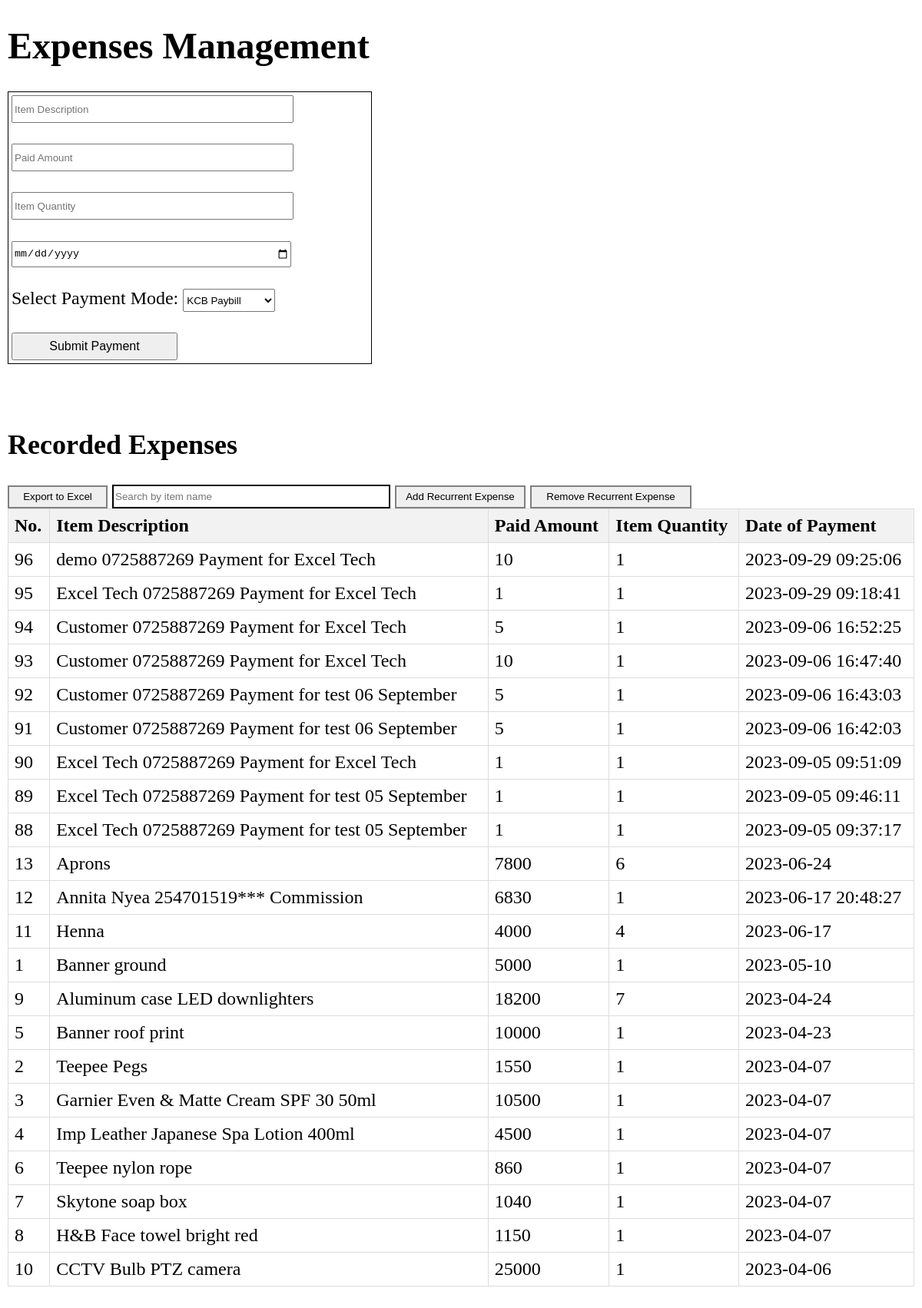
The page /expenses1.php (signed in) on the database its author committed.
### tables this page shows
CREATE TABLE `expenses` (
  `id` int(11) NOT NULL AUTO_INCREMENT,
  `name` text NOT NULL,
  `price` decimal(11,0) NOT NULL,
  `quantity` text NOT NULL,
  `date` text NOT NULL,
  `paidFrom` text NOT NULL,
  PRIMARY KEY (`id`)
);

### expenses1.php (the view, shortened to what this page needs)
<?php
    $db_servername = $_ENV['DB_HOST'];
    $db_username = $_ENV['DB_USERNAME'];
    $db_password = $_ENV['DB_PASSWORD'];
    $dbname = $_ENV['DB_NAME'];
    $conn = new mysqli($db_servername, $db_username, $db_password, $dbname);
?>
<!DOCTYPE html>
<html en-US>
    <head>
        <link rel="stylesheet" type="text/css" href="style.css"/>
    </head>
    <body class="body">
        <div class="body-content">
            <h1>Expenses Management</h1>
                <div class="formExpenses">
                    <form id="submitExpenses" style="width: 80%; padding: 4px;" method="POST" action="">
                        <input placeholder="Item Description" type="text" name="item-name" style="width: 95%; height: 30px;" required>
                        <br>
                        <br>
                        <input placeholder="Paid Amount" type="number" name="item-price" style="width: 95%; height: 30px;" required>
                        <br>
                        <br>
                        <input placeholder="Item Quantity" type="number" name="item-quantity" style="width: 95%; height: 30px;" required>
                        <br>
                        <br>
                        <input placeholder="Date of Payment" type="date" name="date" style="width: 95%; height: 30px;" required>
                        <br>
                        <br>
                        Select Payment Mode:
                        <select name="payment-mode" style="width: 120px; height: 30px;" required>
                            <option name="kcb" >KCB Paybill</option>
                        </select>
                        <br>
                        <br>
                        <input type="submit" value="Submit Payment" name="submitExpenses" style="width: 180px; height: 30px;align-items: center;justify-content: center;zoom:120%;" />
                    </form>
                </div>
                <br><br>
            <h2> Recorded Expenses</h2>
            <?php
                $export_allowed = false;
                if (isset($_SESSION['username']) && ($_SESSION['username'] == $_ENV['ADMIN1'] || $_SESSION['username'] == $_ENV['ADMIN2'])) {
                    $export_allowed = true;
                }
            ?>
            <button <?php if (!$export_allowed) { echo 'disabled'; } ?> onclick="exportTableToExcel('expenses-table', 'expenses')" style="border:2px solid grey; width:130px; height:30px;">Export to Excel</button>
            <input type="text" id="expenses-search" placeholder="Search by item name" style="width:30%; height:25px; border: 2px solid #000;" >
            <button <?php if (!$export_allowed) { echo 'disabled'; } ?>name="addRecurrentExp" onclick=openRecurrentExp() style="border:2px solid grey; width:170px; height:30px;" > Add Recurrent Expense</button>
            <button <?php if (!$export_allowed) { echo 'disabled'; } ?>name="removeRecurrentExp" onclick=openRecurrentExpRemove() style="border:2px solid grey; width:210px; height:30px;" > Remove Recurrent Expense</button>
            <table id="expenses-table">
                <thead>
                    <tr>
                        <th>No.</th>
                        <th>Item Description</th>
                        <th>Paid Amount</th>
                        <th>Item Quantity</th>
                        <th>Date of Payment</th>
                    </tr>
                </thead>
                <tbody>
                    <?php
                        $sqlExpenses = "SELECT id, name, price, quantity, date FROM expenses ORDER BY date DESC";
                        $result = $conn->query($sqlExpenses);
                        if ($result->num_rows > 0) {
                            while($row = $result->fetch_assoc()) {
                                echo "<tr><td>" . $row["id"] . "</td><td>" . $row["name"] . "</td><td>" . $row["price"] . "</td><td>" . $row["quantity"] . "</td><td>" . $row["date"] . "</td></tr>";
                            }
                        } else {
                            echo "<tr><td colspan='3'>No results found.</td></tr>";
                        }
                    ?>
                </tbody>
            </table>
            <br>
            <br>
        </div>
    </body>
</html>

### style.css (style rules this page uses)
.body { font-size: 24px; margin: 10px; font-family: Garamond; margin-top: 0; top: 101px; left: 221px; }
.body-content { transition: transform 0.3s ease; transform: translateX(0); }
table, th, td { border: 1px solid #ddd; text-align: center; }

### expenses1.php (style rules this page uses)
table { border-collapse: collapse; width: 100%; }
th, td { text-align: left; padding: 8px; border: 1px solid #ddd; }
th { background-color: #f2f2f2; }
.formExpenses { border:1px solid black; display:flex; width: 40%; }

### rows shown on the page
expenses: id "96", name "demo 0725887269 Payment for Excel Tech", price "10", quantity "1", date "2023-09-29 09:25:06"
expenses: id "95", name "Excel Tech 0725887269 Payment for Excel Tech", price "1", quantity "1", date "2023-09-29 09:18:41"
expenses: id "94", name "Customer 0725887269 Payment for Excel Tech", price "5", quantity "1", date "2023-09-06 16:52:25"
expenses: id "93", name "Customer 0725887269 Payment for Excel Tech", price "10", quantity "1", date "2023-09-06 16:47:40"
expenses: id "92", name "Customer 0725887269 Payment for test 06 September", price "5", quantity "1", date "2023-09-06 16:43:03"
expenses: id "91", name "Customer 0725887269 Payment for test 06 September", price "5", quantity "1", date "2023-09-06 16:42:03"
expenses: id "90", name "Excel Tech 0725887269 Payment for Excel Tech", price "1", quantity "1", date "2023-09-05 09:51:09"
expenses: id "89", name "Excel Tech 0725887269 Payment for test 05 September", price "1", quantity "1", date "2023-09-05 09:46:11"
expenses: id "88", name "Excel Tech 0725887269 Payment for test 05 September", price "1", quantity "1", date "2023-09-05 09:37:17"
expenses: id "13", name "Aprons", price "7800", quantity "6", date "2023-06-24"
expenses: id "12", name "Annita Nyea 254701519*** Commission", price "6830", quantity "1", date "2023-06-17 20:48:27"
expenses: id "11", name "Henna", price "4000", quantity "4", date "2023-06-17"
expenses: id "1", name "Banner ground", price "5000", quantity "1", date "2023-05-10"
expenses: id "9", name "Aluminum case LED downlighters", price "18200", quantity "7", date "2023-04-24"
expenses: id "5", name "Banner roof print", price "10000", quantity "1", date "2023-04-23"
expenses: id "2", name "Teepee Pegs", price "1550", quantity "1", date "2023-04-07"
expenses: id "3", name "Garnier Even & Matte Cream SPF 30 50ml", price "10500", quantity "1", date "2023-04-07"
expenses: id "4", name "Imp Leather Japanese Spa Lotion 400ml", price "4500", quantity "1", date "2023-04-07"
expenses: id "6", name "Teepee nylon rope", price "860", quantity "1", date "2023-04-07"
expenses: id "7", name "Skytone soap box", price "1040", quantity "1", date "2023-04-07"
expenses: id "8", name "H&B Face towel bright red", price "1150", quantity "1", date "2023-04-07"
expenses: id "10", name "CCTV Bulb PTZ camera", price "25000", quantity "1", date "2023-04-06"
